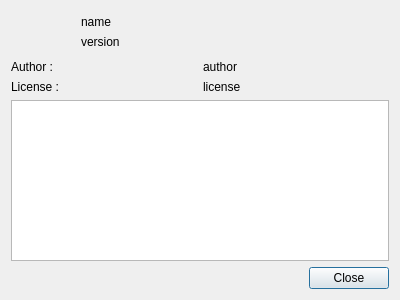
<?xml version="1.0" encoding="UTF-8"?>
<ui version="4.0">
 <class>PluginAbout</class>
 <widget class="QDialog" name="PluginAbout">
  <property name="geometry">
   <rect>
    <x>0</x>
    <y>0</y>
    <width>400</width>
    <height>300</height>
   </rect>
  </property>
  <property name="windowTitle">
   <string>About Plugin</string>
  </property>
  <layout class="QVBoxLayout" name="verticalLayout_2">
   <item>
    <layout class="QHBoxLayout" name="horizontalLayout">
     <item>
      <widget class="QLabel" name="lIcon">
       <property name="maximumSize">
        <size>
         <width>64</width>
         <height>64</height>
        </size>
       </property>
       <property name="text">
        <string/>
       </property>
       <property name="pixmap">
        <pixmap resource="../ressources.qrc">:/pyplugin/pyscript.png</pixmap>
       </property>
       <property name="scaledContents">
        <bool>true</bool>
       </property>
      </widget>
     </item>
     <item>
      <layout class="QVBoxLayout" name="verticalLayout">
       <item>
        <spacer name="verticalSpacer_2">
         <property name="orientation">
          <enum>Qt::Vertical</enum>
         </property>
         <property name="sizeHint" stdset="0">
          <size>
           <width>20</width>
           <height>20</height>
          </size>
         </property>
        </spacer>
       </item>
       <item>
        <widget class="QLabel" name="lName">
         <property name="text">
          <string notr="true">name</string>
         </property>
        </widget>
       </item>
       <item>
        <widget class="QLabel" name="lVersion">
         <property name="text">
          <string notr="true">version</string>
         </property>
        </widget>
       </item>
       <item>
        <spacer name="verticalSpacer">
         <property name="orientation">
          <enum>Qt::Vertical</enum>
         </property>
         <property name="sizeHint" stdset="0">
          <size>
           <width>20</width>
           <height>20</height>
          </size>
         </property>
        </spacer>
       </item>
      </layout>
     </item>
    </layout>
   </item>
   <item>
    <layout class="QHBoxLayout" name="horizontalLayout_2">
     <item>
      <widget class="QLabel" name="labelAuthor">
       <property name="text">
        <string>Author : </string>
       </property>
       <property name="scaledContents">
        <bool>true</bool>
       </property>
      </widget>
     </item>
     <item>
      <widget class="QLabel" name="lAuthor">
       <property name="text">
        <string notr="true">author</string>
       </property>
       <property name="scaledContents">
        <bool>true</bool>
       </property>
      </widget>
     </item>
    </layout>
   </item>
   <item>
    <layout class="QHBoxLayout" name="horizontalLayout_3">
     <item>
      <widget class="QLabel" name="labelLicense">
       <property name="text">
        <string>License : </string>
       </property>
       <property name="scaledContents">
        <bool>true</bool>
       </property>
      </widget>
     </item>
     <item>
      <widget class="QLabel" name="lLicense">
       <property name="text">
        <string notr="true">license</string>
       </property>
       <property name="scaledContents">
        <bool>true</bool>
       </property>
      </widget>
     </item>
    </layout>
   </item>
   <item>
    <widget class="QTextBrowser" name="description">
     <property name="documentTitle">
      <string notr="true"/>
     </property>
    </widget>
   </item>
   <item>
    <widget class="QDialogButtonBox" name="buttonBox">
     <property name="orientation">
      <enum>Qt::Horizontal</enum>
     </property>
     <property name="standardButtons">
      <set>QDialogButtonBox::Close</set>
     </property>
    </widget>
   </item>
  </layout>
 </widget>
 <resources>
  <include location="../ressources.qrc"/>
 </resources>
 <connections>
  <connection>
   <sender>buttonBox</sender>
   <signal>accepted()</signal>
   <receiver>PluginAbout</receiver>
   <slot>accept()</slot>
   <hints>
    <hint type="sourcelabel">
     <x>248</x>
     <y>254</y>
    </hint>
    <hint type="destinationlabel">
     <x>157</x>
     <y>274</y>
    </hint>
   </hints>
  </connection>
  <connection>
   <sender>buttonBox</sender>
   <signal>rejected()</signal>
   <receiver>PluginAbout</receiver>
   <slot>reject()</slot>
   <hints>
    <hint type="sourcelabel">
     <x>316</x>
     <y>260</y>
    </hint>
    <hint type="destinationlabel">
     <x>286</x>
     <y>274</y>
    </hint>
   </hints>
  </connection>
 </connections>
</ui>
